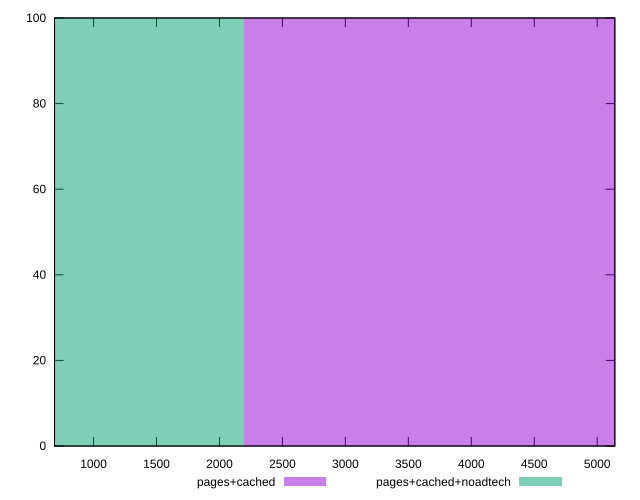

The gnuplot source for this figure:
reset

$pagesCached <<EOF
4382.238448207311 100
EOF

$pagesCachedNoadtech <<EOF
0 100
EOF

set key outside below
set boxwidth 4382.238448207311
set xrange [690:5140]
set yrange [0:100]
set trange [0:100]
set style fill transparent solid 0.5 noborder
set terminal svg size 640, 500 enhanced background rgb 'white'
set output "report_00020_2021-02-19T21:17:38.612Z2/uses-http2/comparison/histogram/1_vs_2.svg"

plot $pagesCached title "pages+cached" with boxes, \
     $pagesCachedNoadtech title "pages+cached+noadtech" with boxes

reset
